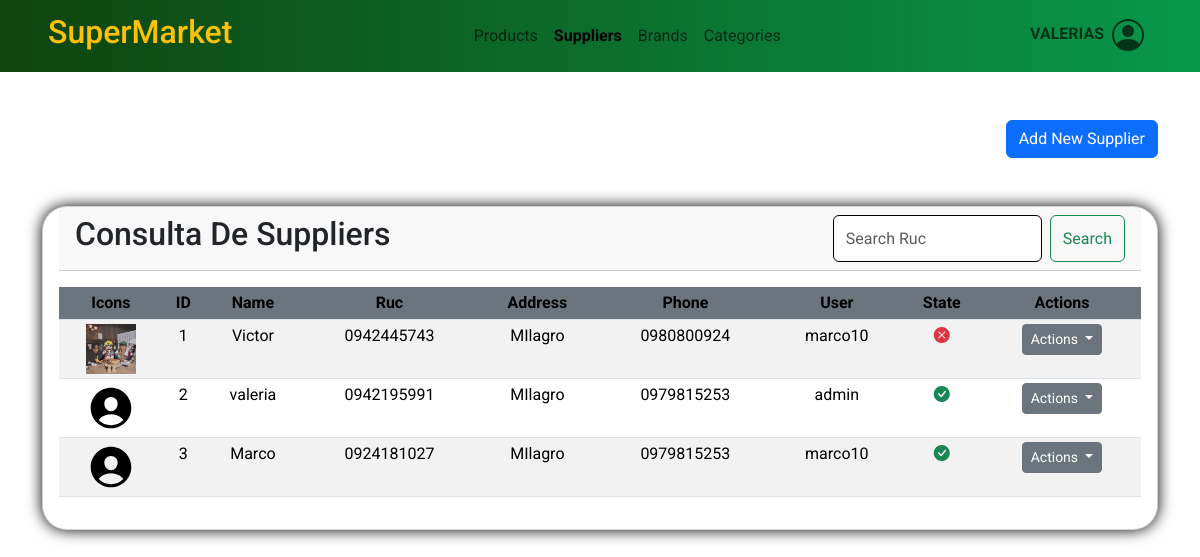
Page /suppliers/ (signed in) on the committed database.
### ventas/models.py (models this page shows, shortened)
class Company(models.Model):
    business_name = models.CharField(max_length=100)
    ruc = models.BigIntegerField(unique=True)  # BigIntegerField si el RUC puede ser un número grande

class Supplier(models.Model):
    name = models.CharField(max_length=100, validators=[letters_only_validator])
    ruc = models.CharField(max_length=13,validators=[valida_cedula])
    address = models.CharField(max_length=200, validators=[letters_only_validator])
    phone = models.CharField(max_length=20,validators=[phone_regex])
    user = models.ForeignKey(User,on_delete=models.CASCADE)
    image = models.ImageField(upload_to='suppliers/',blank=True,null=True,default='suppliers/persona1.svg')
    created = models.DateTimeField(auto_now_add=True)
    updated = models.DateTimeField(auto_now=True)
    state = models.BooleanField('Activo', default = True)
    objects = models.Manager()  # Manager predeterminado
    active_brands = ActiveBrandManager()  # Manager filtrado por state=True
    class Meta:
        verbose_name = 'Proveedor'
        verbose_name_plural = 'Proveedores'
        ordering = ['name']
        indexes = [models.Index(fields=['name']),]

### ventas/views.py (the view, shortened to what this page needs)
# urls.py: path('suppliers/', views.suppliers, name='suppliers'),
@login_required
def suppliers(request):
    company = Company.objects.first()
    suppliers = Supplier.objects.all().order_by('id')
    if request.method == 'GET':
        query = request.GET.get('q')
        if query:
            suppliers = suppliers.filter(ruc__icontains=query)
        data = {
            "title1": "Suppliers",
            "title2": "Consulta De Suppliers",
            "form": SupplierForm(),
            'suppliers': suppliers,
            'company': company,
        }
        return render(request, 'ventas/suppliers/suppliers.html', data)

### ventas/forms.py
class SupplierForm(ModelForm):
    class Meta:
        model = Supplier
        fields = ['name', 'ruc', 'address', 'phone','user','image', 'state']
        widgets = {
            'name': forms.TextInput(attrs={'class': 'form-control', 'id': 'id_name'}),
            'ruc': forms.TextInput(attrs={'class': 'form-control', 'id': 'id_ruc'}),
            'address': forms.TextInput(attrs={'class': 'form-control', 'id': 'id_address'}),
            'phone': forms.TextInput(attrs={'class': 'form-control', 'id': 'id_phone'}),
            'user': forms.Select(attrs={'class': 'form-select', 'id': 'id_user'}),
            'image': forms.FileInput(attrs={'class': 'form-control', 'id': 'id_image'}),
            'state': forms.CheckboxInput(attrs={'class': 'form-check-input', 'id': 'id_state'}),
        }

### templates/ventas/suppliers/suppliers.html (shortened to what this page needs)
{% extends 'base.html' %}
{% load static %}
{% block content %}
<div class="container mt-5">
    <div class="row">
        <div class="col text-end">
            <button type="button" class="btn btn-primary" data-bs-toggle="modal" data-bs-target="#modalCrearSupplier">
                Add New Supplier
            </button>
        </div>
    </div>
    <div class="row">
        <div class="col">
            <div class="card text-center my-5" style="border-radius: 25px;">
                <div class="card-header d-flex justify-content-between mx-3">
                    <h2>{{ title2 }}</h2>
                    <form class="d-flex" role="search" method="GET">
                        <input class="form-control me-2 border-black" type="search" name="q" id="search-input" placeholder="Search Ruc"
                               aria-label="Search" value="{{ request.GET.q }}">
                        <button class="btn btn-outline-success" type="submit" id="search-button">Search</button>
                    </form>
                </div>
                <div class="card-body">
                    <div class="table">
                        <table class="table table-striped text-center table-sm">
                            <thead>
                                <tr>
                                    <th class="bg-secondary">Icons</th>
                                    <th class="bg-secondary">ID</th>
                                    <th class="bg-secondary">Name</th>
                                    <th class="bg-secondary">Ruc</th>
                                    <th class="bg-secondary">Address</th>
                                    <th class="bg-secondary">Phone</th>
                                    <th class="bg-secondary">User</th>
                                    <th class="bg-secondary">State</th>
                                    <th class="bg-secondary">Actions</th>
                                </tr>
                            </thead>
                            <tbody>
                                {% for supplier in suppliers %}
                                <tr>
                                    <td class="text-center">
                                        <img src="{{ supplier.image.url }}" alt="{{ supplier.name }}"
                                             style="width: 50px; height: 50px; object-fit: cover;">
                                    </td>
                                    <td class="text-center">{{ supplier.id }}</td>
                                    <td class="text-center">{{ supplier.name }}</td>
                                    <td class="text-center">{{ supplier.ruc }}</td>
                                    <td class="text-center">{{ supplier.address }}</td>
                                    <td class="text-center">{{ supplier.phone }}</td>
                                    <td class="text-center">{{ supplier.user }}</td>
                                    {% if supplier.state %}
                                    <td class="text-center"><i class="bi bi-check-circle-fill text-success"></i></td>
                                    {% else %}
                                    <td class="text-center"><i class="bi bi-x-circle-fill text-danger"></i></td>
                                    {% endif %}
                                    <td class="text-center">
                                        <div class="dropdown-center">
                                            <button class="btn btn-secondary btn-sm dropdown-toggle" type="button"
                                                    data-bs-toggle="dropdown" aria-expanded="false">
                                                Actions
                                            </button>
                                        </div>
                                    </td>
                                </tr>
                                {% endfor %}
                            </tbody>
                        </table>
                    </div>
                </div>
            </div>
        </div>
    </div>
</div>
{% endblock content %}

### templates/base.html (shortened to what this page needs)
<!doctype html>
<html lang="en">
<head>
    {% load static %}
    <link href="https://cdn.jsdelivr.net/npm/bootstrap@5.3.3/dist/css/bootstrap.min.css" rel="stylesheet"
>
    <link rel="stylesheet" href="https://cdn.jsdelivr.net/npm/bootstrap-icons@1.10.5/font/bootstrap-icons.css">
    <link rel="stylesheet" type="text/css" href="{% static 'css/main.css' %}">
</head>
<body class="fondo1">
    <header id="header">
        <nav class="navbar navbar-expand-lg  sticky-top justify-content-between" id="nav">
            <a href="#" class="navbar-brand mx-5">
                <h2 class="text-warning">{{ company.business_name }}</h2>
            </a>
            <div class="collapse navbar-collapse flex-grow-0 mx-5" id="contenido-nav">
                <ul class="navbar-nav">
                    <li class="nav-item">
                        <a href="{% url 'ventas:products' %}"
                            class="nav-link {% if '/products/' in request.path %}active fw-bold{% endif %}">
                            Products
                        </a>
                    </li>
                    <li class="nav-item">
                        <a href="{% url 'ventas:suppliers' %}"
                            class="nav-link {% if '/suppliers/' in request.path %}active fw-bold{% endif %}">
                            Suppliers
                        </a>
                    </li>
                    <li class="nav-item">
                        <a href="{% url 'ventas:brands' %}"
                            class="nav-link {% if '/brands/' in request.path %}active fw-bold{% endif %}">
                            Brands
                        </a>
                    </li>
                    <li class="nav-item">
                        <a href="{% url 'ventas:categories' %}"
                            class="nav-link {% if '/categories/' in request.path %}active fw-bold{% endif %}">
                            Categories
                        </a>
                    </li>
                </ul>
            </div>
            <div class="collapse navbar-collapse flex-grow-0 mx-5" id="contenido-nav">
                <ul class="navbar-nav">
                    <li class="nav-item dropdown">
                        <div class="btn-group">
                            <a href="#" class="nav-link dropdown fs-3 d-flex align-items-center" id="btn-dropdown-informacion"
                                data-bs-toggle="dropdown" aria-haspopup="true" aria-expanded="true">
                                <div class="d-flex flex-column me-2 fw-bolder">
                                    {% if user.is_authenticated %}
                                    <span class="fs-6">{{ user.username.upper }}</span>
                                    {% else %}
                                    <span>Guest</span>
                                    {% endif %}
                                </div>
                                <i class="bi bi-person-circle"></i>
                            </a>
                        </div>
                    </li>
                </ul>
            </div>
        </nav>
    </header>
    <main id="content">
        {% block content %}{% endblock content %}
    </main>
</body>
</html>

### static/css/main.css (style rules this page uses)
body { font-family: 'Roboto', sans-serif; margin: 0; padding: 0; background-color: #f8f8f8; color: #333333; }
#nav { background: linear-gradient(to right, #0f440f, #08984b); }
.card { box-shadow: 0 0 15px 0 black; }
.nav-link.dropdown { display: flex; align-items: center; padding: 0; }
.nav-link.dropdown .bi-person-circle { font-size: 2rem; }
.nav-link.dropdown .flex-column { display: flex; flex-direction: column; align-items: flex-start; margin-top: -4px; }
.fondo1 { background: url('https://images.unsplash.com/photo-1528733918455-5a59687cedf0?crop=entropy&cs=tinysrgb&fit=crop&fm=jpg&h=900&ixid=MnwxfDB8MXxyYW5kb218MHx8c3VwZXJtYXJrZXR8fHx8fHwxNzE3MTM0ODc3&ixlib=rb-4.0.3&q=80&utm_campaign=api-credit&utm_medium=referral&utm_source=unsplash_source&w=1600') no-repeat center center; background-size: cover; }

### rows in the picture
Company: business_name "SuperMarket"
Supplier: image (picture), id "1", name "Victor", ruc "0942445743", address "MIlagro", phone "0980800924", user "marco10", state False (drawn)
Supplier: image (picture), id "2", name "valeria", ruc "0942195991", address "MIlagro", phone "0979815253", user "admin", state True (drawn)
Supplier: image (picture), id "3", name "Marco", ruc "0924181027", address "MIlagro", phone "0979815253", user "marco10", state True (drawn)

### other values in the picture
{{ user.username.upper }} "VALERIAS"
{{ title2 }} "Consulta De Suppliers"
